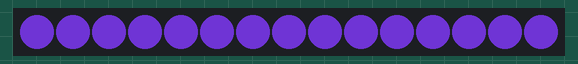
Bench run of a program on a simulated MicroPython board. Shown: 15 RGB LEDs in strip order, left to right. Dim RGB values are drawn brighter than linear; random numbers come from a fixed seed.

Above: at 2.55 s.
At 8.49 s:
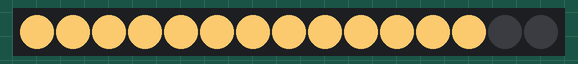
At 15.02 s:
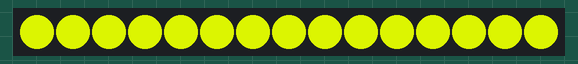
At 18.14 s:
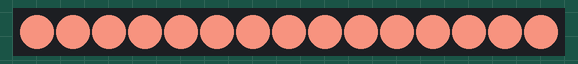
At 21.25 s:
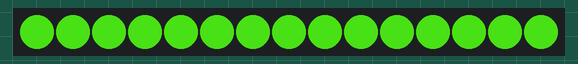
At 30.6 s:
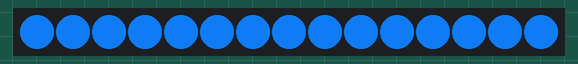

The program:

up_and_down_the_strip.py
```python
from machine import Pin
from neopixel import NeoPixel
import time
import random

strip = NeoPixel(Pin(2), 15)

strip.fill((0,0,0))
strip.write()
time.sleep(1)

while True:
    colour = [random.randint(0, 255) for i in range(3)]

    for i in range(len(strip)):
        strip[i] = colour
        strip.write()
        time.sleep(0.1)

    time.sleep(0.2)

    for i in range(len(strip) - 1, 0, -1):
        strip[i] = (0, 0, 0)
        strip.write()
        time.sleep(0.1)
```
